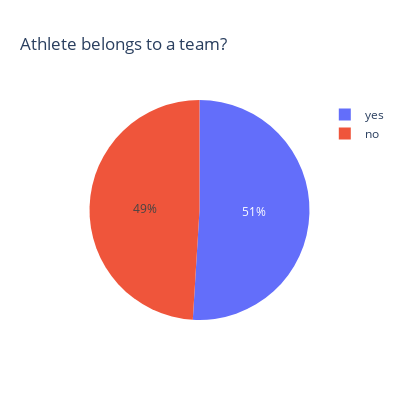

Here is the notebook cell this chart was saved with:
### Code cell
sport_country = teams.sport_country.unique()
athletes['sport_country']=athletes['Discipline']+"_"+athletes['NOC']
athletes['in_a_team'] = ['yes' if x in sport_country else 'no' for x in athletes['sport_country']]

df = athletes.in_a_team.value_counts().to_frame()
df.reset_index(inplace = True)
fig = px.pie(df, values='in_a_team', names='index', title='Athlete belongs to a team?',width = 400, height = 400)
fig.show()

### Figure 1 — Plotly figure (JSON) as saved in the notebook; plotly's stock layout.template omitted (floating-point values rounded to 4 significant figures)
{"data": [{"domain": {"x": [0, 1], "y": [0, 1]}, "hovertemplate": "index=%{label}<br>in_a_team=%{value}<extra></extra>", "labels": ["yes", "no"], "legendgroup": "", "name": "", "showlegend": true, "type": "pie", "values": [5650, 5435]}], "layout": {"height": 400, "legend": {"tracegroupgap": 0}, "title": {"text": "Athlete belongs to a team?"}, "width": 400}}
